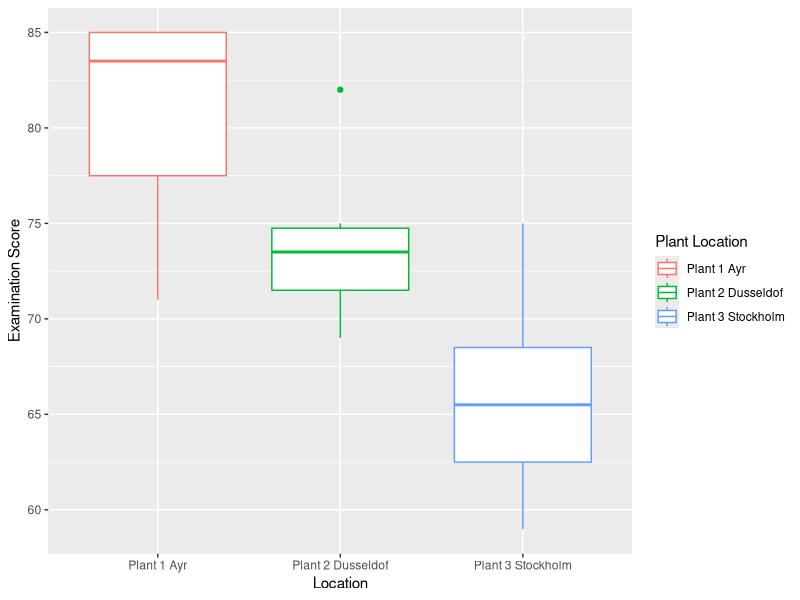
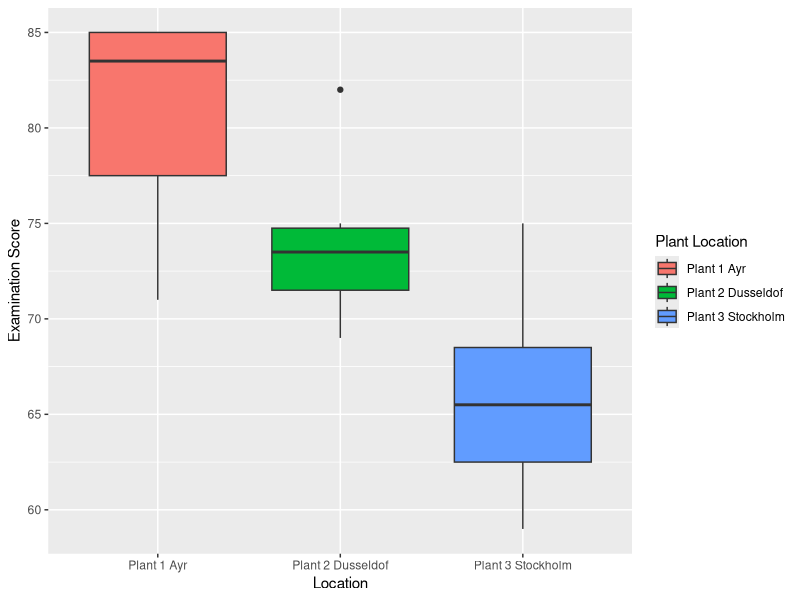

Here is the R script that generated these plots, in order:
## ---- chunk 1
ayr <- c(85, 85, 82, 76, 71, 85)
dusseldorf <- c(71, 75, 73, 74, 69, 82)
stockholm <- c(59, 64, 62, 69, 75, 67)
## ---- chunk 2
df <- data.frame(ayr, dusseldorf, stockholm)
df
## ---- chunk 3
require(tidyr)

df_2 <- df %>%
  gather(Location, Score, 1:3)
df_2
## ---- chunk 4
require(dplyr)

df_3 <- df_2 %>%
  mutate(Location_f = factor(Location,
                             levels = c("ayr", "dusseldorf", "stockholm"),
                             labels = c("Plant 1 Ayr",
                                        "Plant 2 Dusseldof",
                                        "Plant 3 Stockholm")))
df_3
## ---- chunk 5
df_3 %>%
  group_by(Location) %>%
  summarise(mean = mean(Score),
            median = median(Score),
            stdev = sd(Score))
## ---- chunk 6
require(ggplot2)

ggplot(df_3, aes(x = Location_f, y = Score, col = Location_f)) +
  geom_boxplot() +
  labs(x = "Location", y = "Examination Score", col = "Plant Location")
## ---- chunk 7
ggplot(df_3, aes(x = Location_f, y = Score, fill = Location_f)) +
  geom_boxplot() +
  labs(x = "Location", y = "Examination Score", fill = "Plant Location")
## ---- chunk 8

require(tidyr)
require(dplyr)
df <- data.frame(ayr, dusseldorf, stockholm)
df_2 <- df %>% 
        gather(Location, Score,  1:3)
df_3 <- df_2 %>% mutate(Location_f = 
                        factor(Location, 
                         levels = c("ayr",
                                    "dusseldorf",
                                    "stockholm"),
                         labels = c("Plant 1 Ayr", 
                                    "Plant 2 Dusseldorf", 
                                    "Plant 3 Stockholm")))
df_3
## ---- chunk 9
m <- lm(Score ~ Location_f, data = df_3)
anova(m)
## ---- chunk 10
p_value <- anova(m)$"Pr(>F)"[1]
p_value
